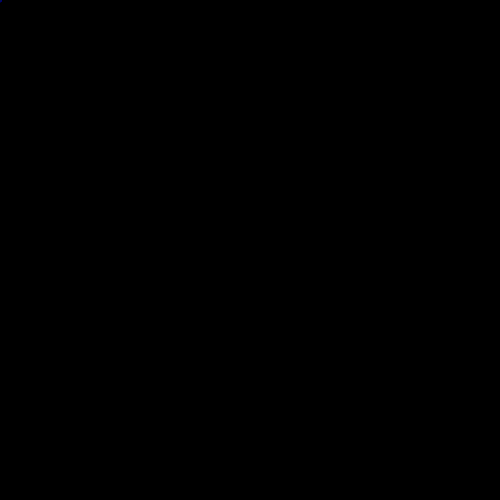
Frame 1 (no input)
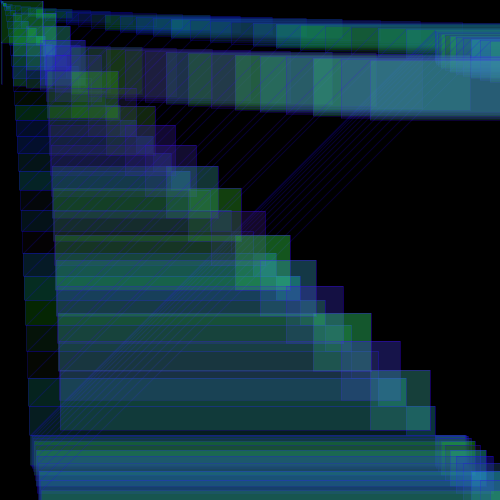
Frame 60 (the mouse pressed at the canvas centre just before this capture)
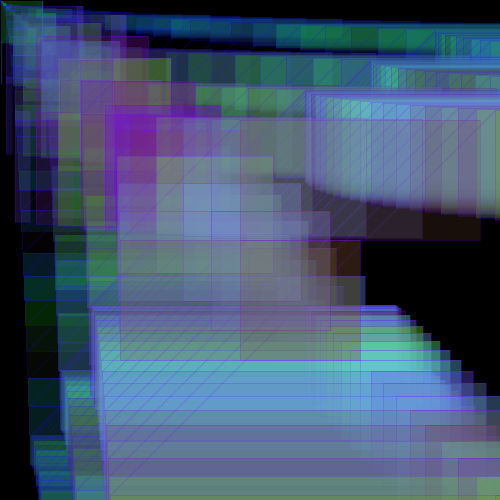
Frame 120 (the mouse held since frame 60 and released just before this capture)

The Processing sketch that drew these frames (run headless with seeded random() and noise(); from frame 60 on, the mouse is pressed at the canvas centre):

// Processing sketch: processing_72451
// ── processing_72451.pde

float rectX = 0;  
float rectY = 0;  
float rectX2 = 0;  
float rectY2 = 0;  
float center;  


void setup() {  
  size(500,500);  
  smooth();  
  background(0);  

  center = width / 2;  
}  

void draw() {  
  
  //rectMode(CENTER);
  fill(frameCount % 255, random(255), random(255), 50);  
  stroke(frameCount % 255, 0,  255, 50);  
  rect(rectX2, frameCount % 255,rectY2,frameCount % 255 );
  rect(frameCount % 255,rectY2,rectX2, frameCount % 255 );  
  line(frameCount % 255,rectY2,rectX2, frameCount % 255 ); 
 // rect(rectX,rectY , rectX,rectY);  

  rectX = rectX + 10;   
  rectX = rectX % width;  
  
  rectY = rectY + 10;   
  rectY = rectY % width; 
  
  rect(rectX2,rectY2, frameCount % 255,frameCount % 255 ); 
  rectX2 = rectX2 + (frameCount % 30);  
  rectX2 = rectX2 % width;  
  
  rectY2 = rectY2 + (frameCount % 30);   
  rectY2 = rectY2 % width; 
  
 
 
  
} 
